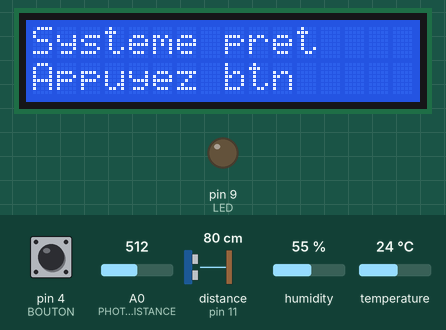
A sketch run on a simulated Arduino Uno, built with avr-gcc and run on an emulated ATmega328P. Parts: 16×2 character LCD, output pins drawn as LEDs (lit = HIGH). The inputs (shaded band) are chosen by the test bench; at power-on: pin 4 (BOUTON) HIGH, A0 (PHOTORESISTANCE) = 512, humidity 55 %, distance to the obstacle (sensor on pin 11) 80 cm, temperature 24 °C. The echo pulse lasts 58.3 µs per cm; what the sketch prints to the serial monitor is not drawn.

Above: at 1.2 s.
1.3 s: pin 4 (BOUTON) pulled LOW for 0.15 s
At 3.1 s:
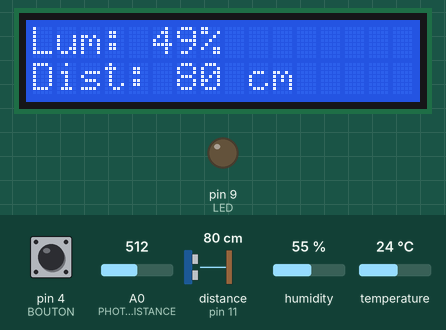
3.4 s: A0 (PHOTORESISTANCE) set to 698
At 5.2 s:
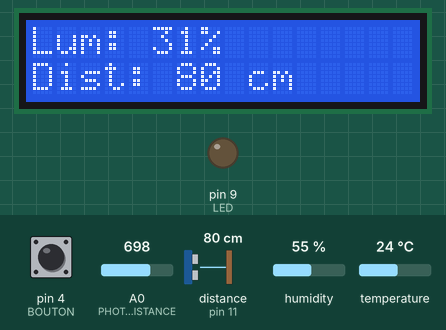
5.6 s: A0 (PHOTORESISTANCE) set to 717
At 6.7 s:
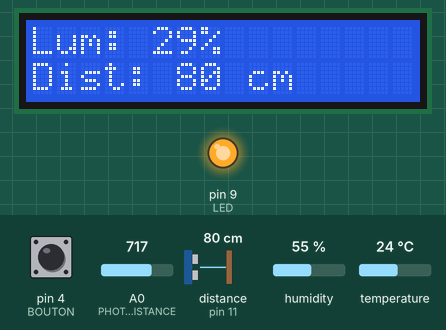
7.6 s: pin 4 (BOUTON) pulled LOW for 0.15 s
At 9.1 s:
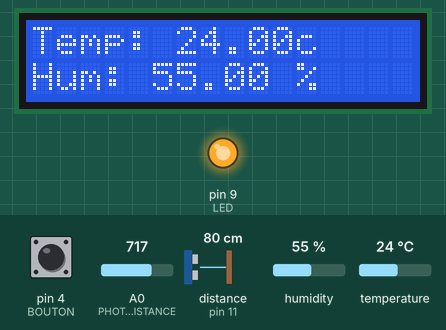
20.7 s: humidity set to 22 %
At 25.9 s:
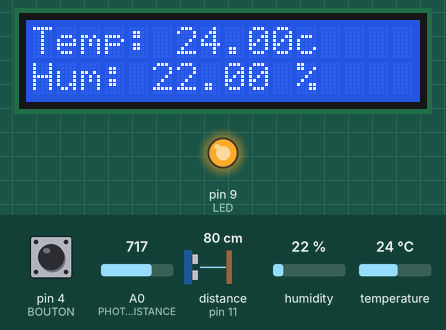
Timing chart, 0 to 27.4 s (numbered marks = the images above; inputs shaded):
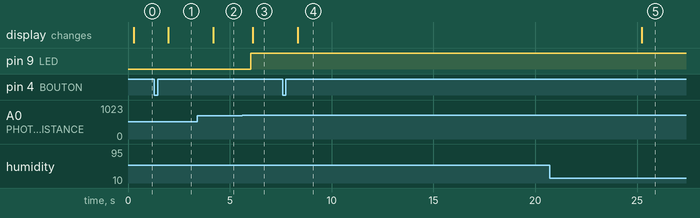

The sketch:

0sx_labo_04.ino
```cpp
#include <OneButton.h>
#include "DHT.h"  //librairie du capteur de temperature et d'humidité
#include <LCD_I2C.h>
#include <HCSR04.h>

//-----LCD------
LCD_I2C lcd(0x27, 16, 2);

//------DHT11-----
#define DHTTYPE DHT11  // type de capteur d'humidité et de temperature
const int DHT_11 = 7;
DHT dht(DHT_11, DHTTYPE);  //creation de l'objet DHT
float temperature = 0;
float humidite = 0;

//----Photoresistance-------
const int PHOTORESISTANCE = A0;
int valeurPhotoresistance = 0;
int valeurMin = 1023;
int valeurMax = 0;
bool calibrationActive = false;

//----HC-SR04------------
const int ECHO = 11;
const int TRIGGER = 12;
UltraSonicDistanceSensor distanceSensor(TRIGGER, ECHO);  //creaction d'objet pour le capteur a distance.
int distance = 0;

//-------LED--------
const int LED = 9;

//------BOUTON------
const int BOUTON = 4;
OneButton button(BOUTON, true, true);

//Etat du system----
enum AppState { DEMARRAGE,
                DHT_STATE,
                LUM_DIST,
                CALIBRATION };
AppState currentState = DEMARRAGE;


int pageActuelle = 1;


void lirePhotoresistance(unsigned long tempsActuel) {
  const unsigned long delaisPhotoresistance = 1000;
  static unsigned long dernierMoment = 0;

  if ((tempsActuel - dernierMoment) >= delaisPhotoresistance) {
    dernierMoment = tempsActuel;
    valeurPhotoresistance = analogRead(PHOTORESISTANCE);
    if (valeurPhotoresistance < 0) {
      valeurPhotoresistance = 0;
    }
    if (valeurPhotoresistance > 1023) {  //pour éviter les valeurs hors plage
      valeurPhotoresistance = 1023;
    }
  }
}

void lireTemperatureHumidite(unsigned long now) {
  static unsigned long lastTime = 0;
  const unsigned long rate = 5000;
  if (now - lastTime >= rate) {
    lastTime = now;
    float t = dht.readTemperature();  // Température
   float h = dht.readHumidity();     // Humidité aussi !
    if (isnan(h) || isnan(t)) {     // valide si c'est un nombre.
      Serial.println(F("Echec de lecture du DHT!"));
    }
    temperature = t;
    humidite = h;
  }
}

void calibrage() {
  if (currentState == CALIBRATION && !calibrationActive) {
    if (valeurPhotoresistance < valeurMin) {
      valeurMin = valeurPhotoresistance;
    }
    if (valeurPhotoresistance > valeurMax) {
      valeurMax = valeurPhotoresistance;
    }
  }
}

int lireLuminosite() {
  int allumage = map(valeurPhotoresistance, valeurMin, valeurMax, 0, 100);  // lumiosite en pourcentage.
  if (allumage < 0) {
    allumage = 0;
  }
  if (allumage > 100) {
    allumage = 100;
  }
  return allumage;
}

void allumeEteindLed() {
  int valeurbasse = 30;
  int valeurAlum = lireLuminosite();

  if (valeurAlum <= valeurbasse) {
    digitalWrite(LED, HIGH);
  } else {
    digitalWrite(LED, LOW);
  }
}


void lireLaDistance(unsigned long tempsActuel) {
  unsigned long delaisDistance = 250;

  static unsigned long dernierTemps = 0;
  if ((tempsActuel - dernierTemps) >= delaisDistance) {  // conserve la voie
    dernierTemps = tempsActuel;
    distance = distanceSensor.measureDistanceCm();
    if (distance < 0) {
      distance = 0;
    }
  }
}

void portserie(unsigned long tempsActuel) {
  static unsigned long dernierTemps = 0;
  unsigned long delaisDistance = 3000;
  if ((tempsActuel - dernierTemps) >= delaisDistance) {
    int valeurAlum = lireLuminosite();
    Serial.print("Lum:");
    Serial.print(valeurAlum);
    Serial.print(",Min:");
    Serial.print(valeurMin);
    Serial.print(",Max:");
    Serial.print(valeurMax);
    Serial.print(",Dis:");
    Serial.print(distance);
    Serial.print(",T:");
    Serial.print(temperature);
    Serial.print(",H:");
    Serial.println(humidite);
    dernierTemps = millis();
  }
}

void lumDist() {
  int valeurAlum = lireLuminosite();
  lcd.setCursor(0, 0);
  lcd.print("Lum: ");
  lcd.print(valeurAlum);
  lcd.print("% ");

  lcd.setCursor(0, 1);
  lcd.print("Dist: ");
  lcd.print(distance);
  lcd.print(" cm");
  lcd.print("   ");
}

void tempHum() {
  lcd.setCursor(0, 0);
  lcd.print("Temp: ");
  lcd.print(temperature);
  lcd.print("c ");

  lcd.setCursor(0, 1);
  lcd.print("Hum: ");
  lcd.print(humidite);
  lcd.print(" %");
  lcd.print("   ");
}

void MinMaxLCD() {
  lcd.setCursor(0, 0);
  lcd.print("Lum Min: ");
  lcd.print(valeurMin);

  lcd.setCursor(0, 1);
  lcd.print("Lum Max: ");
  lcd.print(valeurMax);
  lcd.print(" %");
  lcd.print("   ");
}


void afficherLCD(unsigned long tempsActuel) {
  unsigned long delaisRafraichissement = 250;
  static unsigned long dernierTemps = 0;
  int valeurAlum = lireLuminosite();
  if ((tempsActuel - dernierTemps) >= delaisRafraichissement) {
    lcd.clear();
    switch (currentState) {
      case DEMARRAGE:
        lcd.setCursor(0, 0);
        lcd.print("Systeme pret   ");
        lcd.setCursor(0, 1);
        lcd.print("Appuyez btn    ");
        lcd.print(" ");

        break;

      case LUM_DIST:
        if (pageActuelle == 1) {
          lumDist();
        }
        break;
      case DHT_STATE:
        if (pageActuelle == 1) {
          tempHum();
        }
        break;

      case CALIBRATION:
        MinMaxLCD();
        break;
    }
    dernierTemps = millis();
  }
}

// Fonction appelée lors d'un simple clic
void onClick() {
  switch (currentState) {
    case DEMARRAGE:
      currentState = LUM_DIST;

      break;

    case LUM_DIST:
      currentState = DHT_STATE;
      break;

    case DHT_STATE:
      currentState = LUM_DIST;
      break;

    case CALIBRATION:
      currentState = LUM_DIST;
      break;
  }
}

//Fonction appelée lors d'un double-clic

void onDoubleClick() {
  if (currentState == DEMARRAGE || currentState == LUM_DIST || currentState == DHT_STATE) {
    currentState = CALIBRATION;

  }
}


void setup() {
  pinMode(TRIGGER, OUTPUT);
  pinMode(ECHO, INPUT);
  pinMode(LED, OUTPUT);
  pinMode(BOUTON, INPUT_PULLUP);
  lcd.begin();
  lcd.backlight();  // Allume le rétroéclairage
  Serial.begin(9600);
  dht.begin();  // initialisation du du capteur de temperature et d'humidité
  button.attachClick(onClick);
  button.attachDoubleClick(onDoubleClick);
}


void loop() {
  unsigned long tempsActuel = millis();
  lirePhotoresistance(tempsActuel);
  lireTemperatureHumidite(tempsActuel);
  calibrage();
  allumeEteindLed();
  lireLaDistance(tempsActuel);
  portserie(tempsActuel);
  afficherLCD(tempsActuel);
  button.tick();
}
```

Measured:
- the behaviour switches between 705 and 706 on A0 (PHOTORESISTANCE) (found by bisection; images 2 and 3)
- after the input at 1.3 s, the display: changes after 0.68 s (image 1)
- after the input at 3.4 s, the display: changes after 0.79 s (image 2)
- after the input at 5.6 s, pin 9 (LED): LOW → HIGH after 0.42 s; the display: changes after 0.52 s (image 3)
- after the input at 7.6 s, the display: changes after 0.74 s (image 4)
- after the input at 20.7 s, the display: changes after 4.5 s (image 5)
